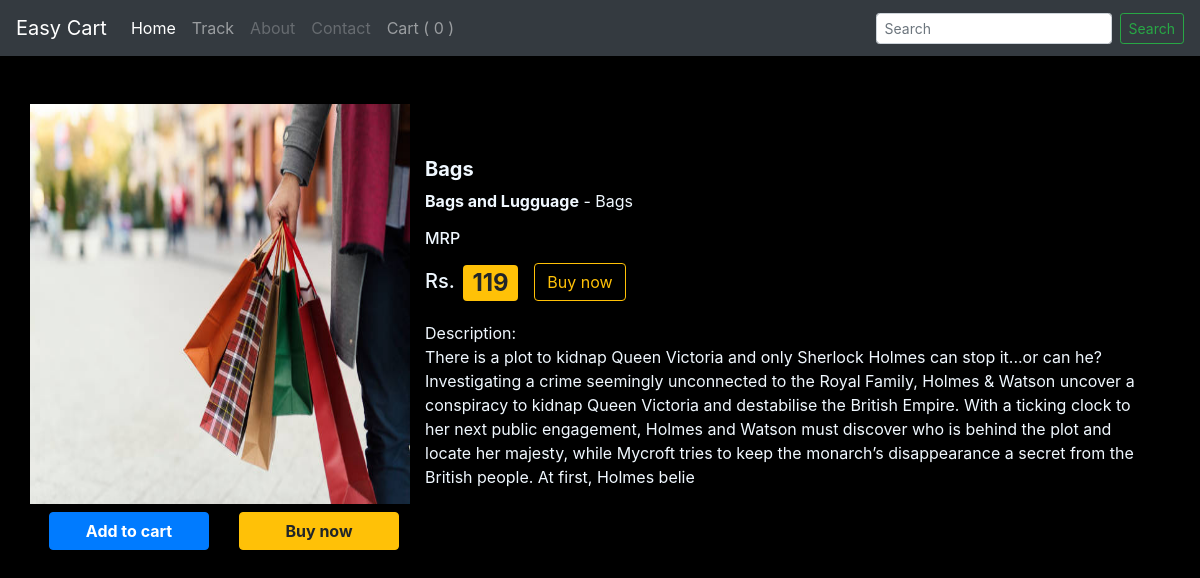
Before: /product/4 with the older database file.
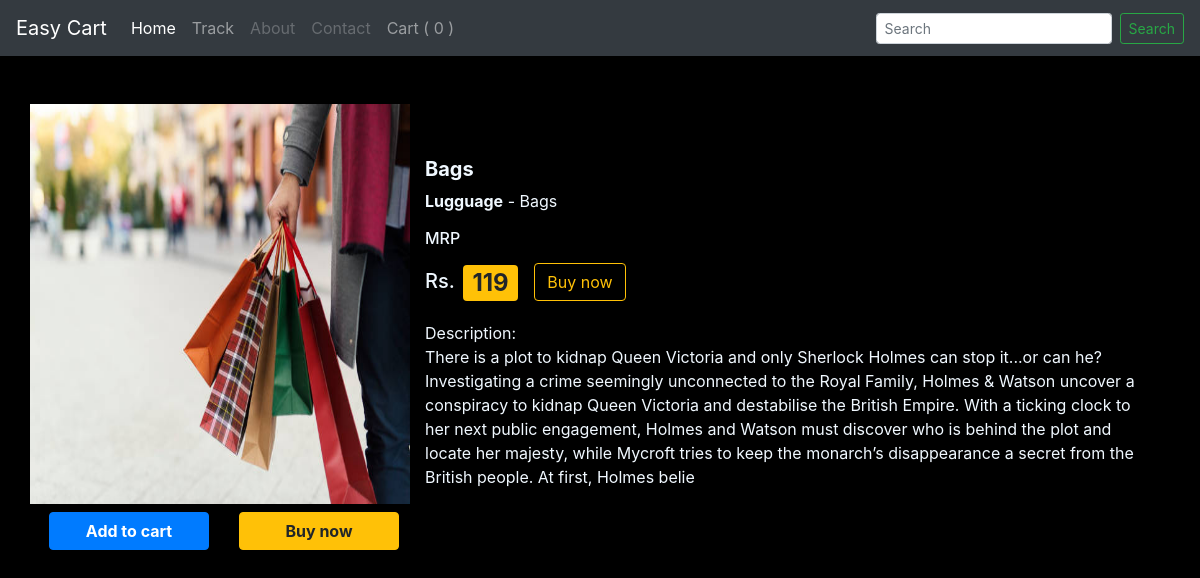
After: the same page with the newer database file.
### shop/models.py (models this page shows)
class Product(models.Model):
    product_id = models.AutoField
    product_name = models.CharField(max_length=50)
    category = models.CharField(max_length=50,default="")
    sub_category = models.CharField(max_length=50,default="")
    price = models.IntegerField(default=0)
    image = models.ImageField(upload_to="shop/images",default="")
    description = models.CharField(max_length=500)
    published_date = models.DateField()
    def __str__(self):
        return self.product_name

### shop/views.py (the view)
# urls.py: path('product/<int:pid>',views.productview),
def productview(req,pid):
    product = Product.objects.filter(id = pid)
    print(product)
    return render(req,'productview.html',{'product':product[0]})

### shop/templates/productview.html (shortened to what this page needs)
{% extends 'layout.html' %}
{% block body %}
    <div class="container mt-5">
        <div class="row">
            <div class="col-md-4">
                <div class="row">
                    <img src="/media/{{product.image}}" alt="" width="100%" height="400">
                </div>
                <div class="row justify-content-center py-1">
                    <div class="col-6">
                        <button class="w-100 btn btn-primary m-1 "><b>Add to cart</b></button>
                    </div>
                    <div class="col-6">
                        <button class="w-100 btn btn-warning m-1 "><b>Buy now</b></button>
                    </div>
                </div>
            </div>
            <div class="col-md-8 my-auto">
                <h5><strong>{{product.product_name}}</strong></h5>
                <div class="row mx-auto">
                    <p><b>{{product.category}}</b> -  {{product.sub_category}}</p>
                </div>
                <div class="row mx-auto">
                    <h6>MRP</h6>
                </div>
                <div class="row mx-auto py-1">
                    <h5 class="my-auto">Rs.<h2 class="my-auto mx-2"> <span class="badge badge-warning">{{product.price}}</span></h2><h2 class="my-auto mx-2"> <button class="btn btn-outline-warning"> Buy now</button></h2></h5>
                </div>
                <p class="mt-3">Description: <br> {{product.description}}</p>
            </div>
        </div>
    </div>
{% endblock %}

### shop/templates/layout.html (shortened to what this page needs)
{% load static %}
<!doctype html>
<html lang="en">
  <head>
    <link rel="stylesheet" href="https://stackpath.bootstrapcdn.com/bootstrap/4.4.1/css/bootstrap.min.css">
    <link rel="stylesheet" href="{% static 'css/styles.css' %}">
  </head>
  <body>
    <nav class="navbar navbar-expand-lg navbar-dark bg-dark">
        <a class="navbar-brand" href="#">Easy Cart</a>
        <div class="collapse navbar-collapse" id="navbarSupportedContent">
          <ul class="navbar-nav mr-auto">
            <li class="nav-item active">
              <a class="nav-link" href="#">Home <span class="sr-only">(current)</span></a>
            </li>
            <li class="nav-item">
              <a class="nav-link" href="#">Track</a>
            </li>
            <li class="nav-item">
              <a class="nav-link disabled" href="/about">About</a>
            </li>
            <li class="nav-item">
              <a class="nav-link disabled" href="/contact">Contact</a>
            </li>
            <li class="nav-item">
              <a class="nav-link " href="#">Cart ( <span id="cart">0</span> )</a>
            </li>
          </ul>
          <form class="form-inline my-2 my-lg-0">
            <input class="form-control form-control-sm mr-sm-2" type="search" placeholder="Search" aria-label="Search">
            <button class="btn btn-sm btn-outline-success my-2 my-sm-0" type="submit">Search</button>
          </form>
        </div>
      </nav>
    {% block body%} {% endblock %}
  </body>
</html>

### shop/static/css/styles.css (style rules this page uses)
body { background-color: #000; color: aliceblue; }

Changed rows visible on the page:
changed Product "Bags": category "Bags and Lugguage" → "Lugguage"
